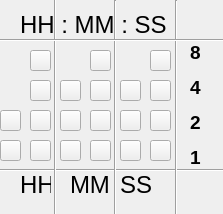
<?xml version="1.0" encoding="UTF-8"?>
<ui version="4.0">
 <class>TimeMainWindow</class>
 <widget class="QMainWindow" name="TimeMainWindow">
  <property name="enabled">
   <bool>true</bool>
  </property>
  <property name="geometry">
   <rect>
    <x>0</x>
    <y>0</y>
    <width>223</width>
    <height>214</height>
   </rect>
  </property>
  <property name="minimumSize">
   <size>
    <width>223</width>
    <height>214</height>
   </size>
  </property>
  <property name="maximumSize">
   <size>
    <width>223</width>
    <height>214</height>
   </size>
  </property>
  <property name="focusPolicy">
   <enum>Qt::NoFocus</enum>
  </property>
  <property name="windowTitle">
   <string>TimeMainWindow</string>
  </property>
  <property name="windowOpacity">
   <double>1.000000000000000</double>
  </property>
  <widget class="QWidget" name="centralWidget">
   <widget class="QLabel" name="label">
    <property name="geometry">
     <rect>
      <x>20</x>
      <y>10</y>
      <width>161</width>
      <height>31</height>
     </rect>
    </property>
    <property name="font">
     <font>
      <pointsize>16</pointsize>
     </font>
    </property>
    <property name="text">
     <string>&lt;html&gt;&lt;head/&gt;&lt;body&gt;&lt;p&gt;&lt;span style=&quot; font-size:18pt;&quot;&gt;HH  :  MM : SS&lt;/span&gt;&lt;/p&gt;&lt;/body&gt;&lt;/html&gt;</string>
    </property>
    <property name="textFormat">
     <enum>Qt::AutoText</enum>
    </property>
   </widget>
   <widget class="QLabel" name="label_2">
    <property name="geometry">
     <rect>
      <x>190</x>
      <y>40</y>
      <width>20</width>
      <height>131</height>
     </rect>
    </property>
    <property name="font">
     <font>
      <pointsize>16</pointsize>
     </font>
    </property>
    <property name="text">
     <string>&lt;html&gt;&lt;head/&gt;&lt;body&gt;&lt;p&gt;&lt;span style=&quot; font-size:14pt; font-weight:600;&quot;&gt;8&lt;/span&gt;&lt;/p&gt;&lt;p&gt;&lt;span style=&quot; font-size:14pt; font-weight:600;&quot;&gt;4&lt;/span&gt;&lt;/p&gt;&lt;p&gt;&lt;span style=&quot; font-size:14pt; font-weight:600;&quot;&gt;2&lt;/span&gt;&lt;/p&gt;&lt;p&gt;&lt;span style=&quot; font-size:14pt; font-weight:600;&quot;&gt;1&lt;/span&gt;&lt;/p&gt;&lt;/body&gt;&lt;/html&gt;</string>
    </property>
    <property name="textFormat">
     <enum>Qt::AutoText</enum>
    </property>
   </widget>
   <widget class="QLabel" name="label_3">
    <property name="geometry">
     <rect>
      <x>20</x>
      <y>170</y>
      <width>31</width>
      <height>31</height>
     </rect>
    </property>
    <property name="font">
     <font>
      <pointsize>16</pointsize>
     </font>
    </property>
    <property name="text">
     <string>&lt;html&gt;&lt;head/&gt;&lt;body&gt;&lt;p&gt;&lt;span style=&quot; font-size:18pt;&quot;&gt;HH&lt;/span&gt;&lt;/p&gt;&lt;/body&gt;&lt;/html&gt;</string>
    </property>
    <property name="textFormat">
     <enum>Qt::AutoText</enum>
    </property>
   </widget>
   <widget class="QLabel" name="label_4">
    <property name="geometry">
     <rect>
      <x>70</x>
      <y>170</y>
      <width>51</width>
      <height>31</height>
     </rect>
    </property>
    <property name="font">
     <font>
      <pointsize>16</pointsize>
     </font>
    </property>
    <property name="text">
     <string>&lt;html&gt;&lt;head/&gt;&lt;body&gt;&lt;p&gt;&lt;span style=&quot; font-size:18pt;&quot;&gt;MM&lt;/span&gt;&lt;/p&gt;&lt;/body&gt;&lt;/html&gt;</string>
    </property>
    <property name="textFormat">
     <enum>Qt::AutoText</enum>
    </property>
   </widget>
   <widget class="QLabel" name="label_5">
    <property name="geometry">
     <rect>
      <x>120</x>
      <y>170</y>
      <width>31</width>
      <height>31</height>
     </rect>
    </property>
    <property name="font">
     <font>
      <pointsize>16</pointsize>
     </font>
    </property>
    <property name="text">
     <string>&lt;html&gt;&lt;head/&gt;&lt;body&gt;&lt;p&gt;&lt;span style=&quot; font-size:18pt;&quot;&gt;SS&lt;/span&gt;&lt;/p&gt;&lt;/body&gt;&lt;/html&gt;</string>
    </property>
    <property name="textFormat">
     <enum>Qt::AutoText</enum>
    </property>
   </widget>
   <widget class="Line" name="line">
    <property name="geometry">
     <rect>
      <x>-10</x>
      <y>160</y>
      <width>251</width>
      <height>20</height>
     </rect>
    </property>
    <property name="orientation">
     <enum>Qt::Horizontal</enum>
    </property>
   </widget>
   <widget class="Line" name="line_2">
    <property name="geometry">
     <rect>
      <x>40</x>
      <y>-20</y>
      <width>31</width>
      <height>241</height>
     </rect>
    </property>
    <property name="orientation">
     <enum>Qt::Vertical</enum>
    </property>
   </widget>
   <widget class="Line" name="line_3">
    <property name="geometry">
     <rect>
      <x>100</x>
      <y>0</y>
      <width>31</width>
      <height>241</height>
     </rect>
    </property>
    <property name="orientation">
     <enum>Qt::Vertical</enum>
    </property>
   </widget>
   <widget class="Line" name="line_4">
    <property name="geometry">
     <rect>
      <x>161</x>
      <y>0</y>
      <width>31</width>
      <height>241</height>
     </rect>
    </property>
    <property name="orientation">
     <enum>Qt::Vertical</enum>
    </property>
   </widget>
   <widget class="QToolButton" name="toolButton">
    <property name="geometry">
     <rect>
      <x>30</x>
      <y>50</y>
      <width>21</width>
      <height>21</height>
     </rect>
    </property>
    <property name="text">
     <string/>
    </property>
    <property name="icon">
     <iconset resource="image.qrc">
      <normaloff>:/0.png</normaloff>:/0.png</iconset>
    </property>
    <property name="iconSize">
     <size>
      <width>35</width>
      <height>35</height>
     </size>
    </property>
   </widget>
   <widget class="QToolButton" name="toolButton_3">
    <property name="geometry">
     <rect>
      <x>30</x>
      <y>80</y>
      <width>21</width>
      <height>21</height>
     </rect>
    </property>
    <property name="text">
     <string/>
    </property>
    <property name="icon">
     <iconset resource="image.qrc">
      <normaloff>:/0.png</normaloff>:/0.png</iconset>
    </property>
    <property name="iconSize">
     <size>
      <width>35</width>
      <height>35</height>
     </size>
    </property>
   </widget>
   <widget class="QToolButton" name="toolButton_5">
    <property name="geometry">
     <rect>
      <x>30</x>
      <y>110</y>
      <width>21</width>
      <height>21</height>
     </rect>
    </property>
    <property name="text">
     <string/>
    </property>
    <property name="icon">
     <iconset resource="image.qrc">
      <normaloff>:/0.png</normaloff>:/0.png</iconset>
    </property>
    <property name="iconSize">
     <size>
      <width>35</width>
      <height>35</height>
     </size>
    </property>
   </widget>
   <widget class="QToolButton" name="toolButton_6">
    <property name="geometry">
     <rect>
      <x>0</x>
      <y>110</y>
      <width>21</width>
      <height>21</height>
     </rect>
    </property>
    <property name="text">
     <string/>
    </property>
    <property name="icon">
     <iconset resource="image.qrc">
      <normaloff>:/0.png</normaloff>:/0.png</iconset>
    </property>
    <property name="iconSize">
     <size>
      <width>35</width>
      <height>35</height>
     </size>
    </property>
   </widget>
   <widget class="QToolButton" name="toolButton_7">
    <property name="geometry">
     <rect>
      <x>30</x>
      <y>140</y>
      <width>21</width>
      <height>21</height>
     </rect>
    </property>
    <property name="text">
     <string/>
    </property>
    <property name="icon">
     <iconset resource="image.qrc">
      <normaloff>:/0.png</normaloff>:/0.png</iconset>
    </property>
    <property name="iconSize">
     <size>
      <width>35</width>
      <height>35</height>
     </size>
    </property>
   </widget>
   <widget class="QToolButton" name="toolButton_8">
    <property name="geometry">
     <rect>
      <x>0</x>
      <y>140</y>
      <width>21</width>
      <height>21</height>
     </rect>
    </property>
    <property name="text">
     <string/>
    </property>
    <property name="icon">
     <iconset resource="image.qrc">
      <normaloff>:/0.png</normaloff>:/0.png</iconset>
    </property>
    <property name="iconSize">
     <size>
      <width>35</width>
      <height>35</height>
     </size>
    </property>
   </widget>
   <widget class="QToolButton" name="toolButton_10">
    <property name="geometry">
     <rect>
      <x>90</x>
      <y>50</y>
      <width>21</width>
      <height>21</height>
     </rect>
    </property>
    <property name="text">
     <string/>
    </property>
    <property name="icon">
     <iconset resource="image.qrc">
      <normaloff>:/0.png</normaloff>:/0.png</iconset>
    </property>
    <property name="iconSize">
     <size>
      <width>35</width>
      <height>35</height>
     </size>
    </property>
   </widget>
   <widget class="QToolButton" name="toolButton_11">
    <property name="enabled">
     <bool>true</bool>
    </property>
    <property name="geometry">
     <rect>
      <x>60</x>
      <y>80</y>
      <width>21</width>
      <height>21</height>
     </rect>
    </property>
    <property name="text">
     <string/>
    </property>
    <property name="icon">
     <iconset resource="image.qrc">
      <normaloff>:/0.png</normaloff>:/0.png</iconset>
    </property>
    <property name="iconSize">
     <size>
      <width>35</width>
      <height>35</height>
     </size>
    </property>
   </widget>
   <widget class="QToolButton" name="toolButton_12">
    <property name="geometry">
     <rect>
      <x>90</x>
      <y>80</y>
      <width>21</width>
      <height>21</height>
     </rect>
    </property>
    <property name="text">
     <string/>
    </property>
    <property name="icon">
     <iconset resource="image.qrc">
      <normaloff>:/0.png</normaloff>:/0.png</iconset>
    </property>
    <property name="iconSize">
     <size>
      <width>35</width>
      <height>35</height>
     </size>
    </property>
   </widget>
   <widget class="QToolButton" name="toolButton_13">
    <property name="geometry">
     <rect>
      <x>60</x>
      <y>110</y>
      <width>21</width>
      <height>21</height>
     </rect>
    </property>
    <property name="text">
     <string/>
    </property>
    <property name="icon">
     <iconset resource="image.qrc">
      <normaloff>:/0.png</normaloff>:/0.png</iconset>
    </property>
    <property name="iconSize">
     <size>
      <width>35</width>
      <height>35</height>
     </size>
    </property>
   </widget>
   <widget class="QToolButton" name="toolButton_14">
    <property name="geometry">
     <rect>
      <x>90</x>
      <y>110</y>
      <width>21</width>
      <height>21</height>
     </rect>
    </property>
    <property name="text">
     <string/>
    </property>
    <property name="icon">
     <iconset resource="image.qrc">
      <normaloff>:/0.png</normaloff>:/0.png</iconset>
    </property>
    <property name="iconSize">
     <size>
      <width>35</width>
      <height>35</height>
     </size>
    </property>
   </widget>
   <widget class="QToolButton" name="toolButton_15">
    <property name="geometry">
     <rect>
      <x>60</x>
      <y>140</y>
      <width>21</width>
      <height>21</height>
     </rect>
    </property>
    <property name="text">
     <string/>
    </property>
    <property name="icon">
     <iconset resource="image.qrc">
      <normaloff>:/0.png</normaloff>:/0.png</iconset>
    </property>
    <property name="iconSize">
     <size>
      <width>35</width>
      <height>35</height>
     </size>
    </property>
   </widget>
   <widget class="QToolButton" name="toolButton_16">
    <property name="geometry">
     <rect>
      <x>90</x>
      <y>140</y>
      <width>21</width>
      <height>21</height>
     </rect>
    </property>
    <property name="text">
     <string/>
    </property>
    <property name="icon">
     <iconset resource="image.qrc">
      <normaloff>:/0.png</normaloff>:/0.png</iconset>
    </property>
    <property name="iconSize">
     <size>
      <width>35</width>
      <height>35</height>
     </size>
    </property>
   </widget>
   <widget class="QToolButton" name="toolButton_17">
    <property name="geometry">
     <rect>
      <x>150</x>
      <y>50</y>
      <width>21</width>
      <height>21</height>
     </rect>
    </property>
    <property name="text">
     <string/>
    </property>
    <property name="icon">
     <iconset resource="image.qrc">
      <normaloff>:/0.png</normaloff>:/0.png</iconset>
    </property>
    <property name="iconSize">
     <size>
      <width>35</width>
      <height>35</height>
     </size>
    </property>
   </widget>
   <widget class="QToolButton" name="toolButton_18">
    <property name="geometry">
     <rect>
      <x>120</x>
      <y>80</y>
      <width>21</width>
      <height>21</height>
     </rect>
    </property>
    <property name="text">
     <string/>
    </property>
    <property name="icon">
     <iconset resource="image.qrc">
      <normaloff>:/0.png</normaloff>:/0.png</iconset>
    </property>
    <property name="iconSize">
     <size>
      <width>35</width>
      <height>35</height>
     </size>
    </property>
   </widget>
   <widget class="QToolButton" name="toolButton_19">
    <property name="geometry">
     <rect>
      <x>150</x>
      <y>80</y>
      <width>21</width>
      <height>21</height>
     </rect>
    </property>
    <property name="text">
     <string/>
    </property>
    <property name="icon">
     <iconset resource="image.qrc">
      <normaloff>:/0.png</normaloff>:/0.png</iconset>
    </property>
    <property name="iconSize">
     <size>
      <width>35</width>
      <height>35</height>
     </size>
    </property>
   </widget>
   <widget class="QToolButton" name="toolButton_20">
    <property name="geometry">
     <rect>
      <x>120</x>
      <y>110</y>
      <width>21</width>
      <height>21</height>
     </rect>
    </property>
    <property name="text">
     <string/>
    </property>
    <property name="icon">
     <iconset resource="image.qrc">
      <normaloff>:/0.png</normaloff>:/0.png</iconset>
    </property>
    <property name="iconSize">
     <size>
      <width>35</width>
      <height>35</height>
     </size>
    </property>
   </widget>
   <widget class="QToolButton" name="toolButton_21">
    <property name="geometry">
     <rect>
      <x>150</x>
      <y>110</y>
      <width>21</width>
      <height>21</height>
     </rect>
    </property>
    <property name="text">
     <string/>
    </property>
    <property name="icon">
     <iconset resource="image.qrc">
      <normaloff>:/0.png</normaloff>:/0.png</iconset>
    </property>
    <property name="iconSize">
     <size>
      <width>35</width>
      <height>35</height>
     </size>
    </property>
   </widget>
   <widget class="QToolButton" name="toolButton_22">
    <property name="geometry">
     <rect>
      <x>120</x>
      <y>140</y>
      <width>21</width>
      <height>21</height>
     </rect>
    </property>
    <property name="text">
     <string/>
    </property>
    <property name="icon">
     <iconset resource="image.qrc">
      <normaloff>:/0.png</normaloff>:/0.png</iconset>
    </property>
    <property name="iconSize">
     <size>
      <width>35</width>
      <height>35</height>
     </size>
    </property>
   </widget>
   <widget class="QToolButton" name="toolButton_23">
    <property name="geometry">
     <rect>
      <x>150</x>
      <y>140</y>
      <width>21</width>
      <height>21</height>
     </rect>
    </property>
    <property name="text">
     <string/>
    </property>
    <property name="icon">
     <iconset resource="image.qrc">
      <normaloff>:/0.png</normaloff>:/0.png</iconset>
    </property>
    <property name="iconSize">
     <size>
      <width>35</width>
      <height>35</height>
     </size>
    </property>
   </widget>
   <widget class="Line" name="line_5">
    <property name="geometry">
     <rect>
      <x>-20</x>
      <y>30</y>
      <width>261</width>
      <height>20</height>
     </rect>
    </property>
    <property name="orientation">
     <enum>Qt::Horizontal</enum>
    </property>
   </widget>
  </widget>
 </widget>
 <layoutdefault spacing="6" margin="11"/>
 <resources>
  <include location="image.qrc"/>
 </resources>
 <connections/>
</ui>
